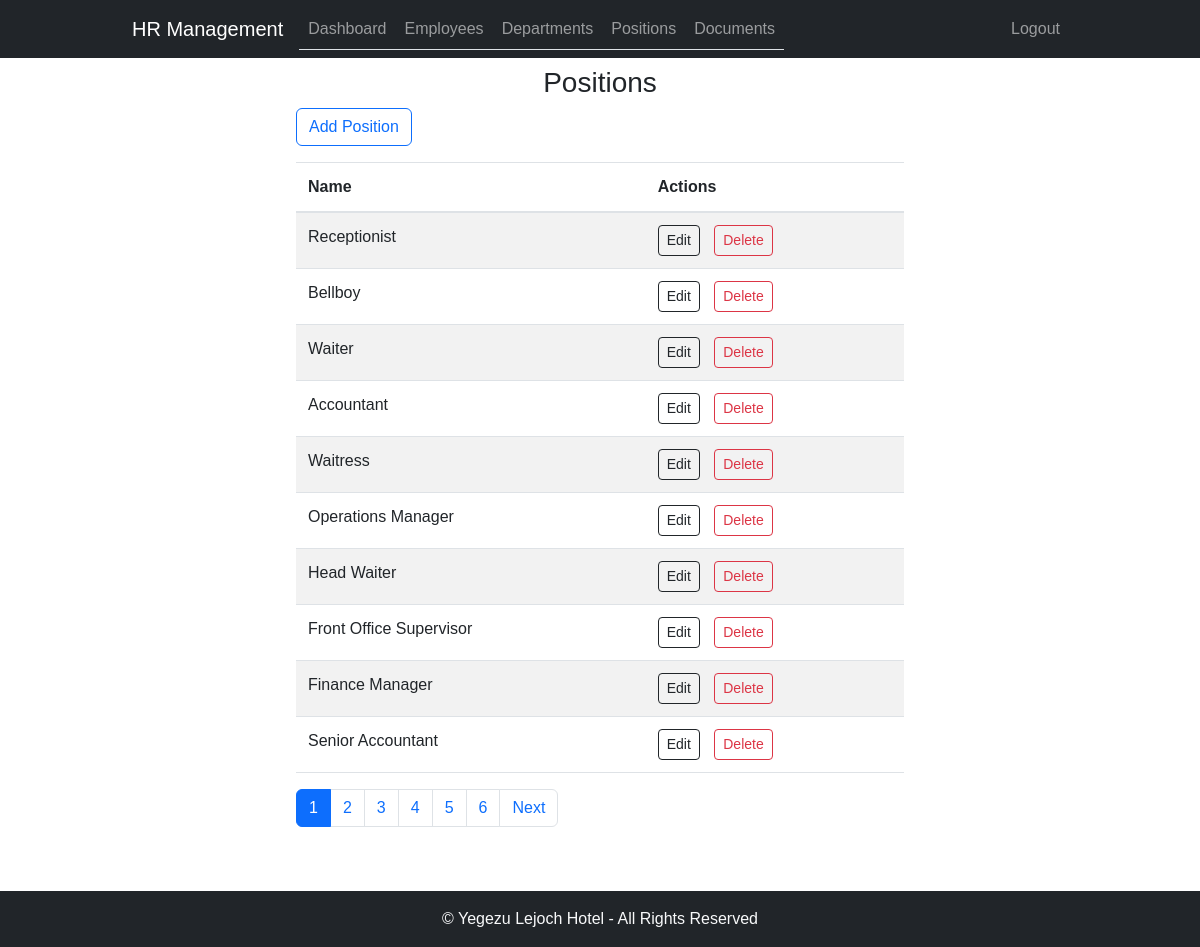
The app's page /positions/ (signed in) with its own data.
### employee_management/models.py (models this page shows, shortened)
class Position(models.Model):
    name = models.CharField(max_length=50, unique=True)

### employee_management/views.py (the view)
# urls.py: path('positions/', position_list, name='position_list'),
@login_required
def position_list(request):
    positions = Position.objects.all()
    paginator = Paginator(positions, 10)  # Show 10 positions per page
    page_number = request.GET.get('page')
    try:
        page_obj = paginator.get_page(page_number)
    except PageNotAnInteger:
        page_obj = paginator.get_page(1)
    except EmptyPage:
        page_obj = paginator.get_page(paginator.num_pages)
    return render(request, 'position_list.html', {'page_obj': page_obj})

### employee_management/templates/position_list.html (shortened to what this page needs)
{% extends 'base.html' %}
{% block content %}
<div class="container d-flex justify-content-center">
        <div class="col-8">
        <div class="text-center"><h3>Positions</h3></div>
        <a href="{% url 'hrms:position_create' %}" class="btn btn-outline-primary mb-3">Add Position</a>
        <table class="table table-striped">
            <thead>
                <tr>
                    <th>Name</th>
                    <th>Actions</th>
                </tr>
            </thead>
            <tbody>
                {% for position in page_obj %}
                <tr>
                    <td>{{ position.name }}</td>
                    <td>
                        <a href="{% url 'hrms:position_update' pk=position.pk %}" class="btn btn-outline-dark btn-sm" style="margin-right: 10px;">Edit</a>
                        <a href="{% url 'hrms:position_delete' pk=position.pk %}" class="btn btn-outline-danger btn-sm" onclick="return confirm('Are you sure you want to delete this position?')">Delete</a>
                    </td>
                </tr>
                {% endfor %}
            </tbody>
        </table>
        {% if page_obj.has_other_pages %}
                <ul class="pagination">
                    {% for num in page_obj.paginator.page_range %}
                        {% if page_obj.number == num %}
                            <li class="page-item active" aria-current="page">
                                <span class="page-link">{{ num }}</span>
                            </li>
                        {% else %}
                            <li class="page-item">
                                <a class="page-link" href="?page={{ num }}">{{ num }}</a>
                            </li>
                        {% endif %}
                    {% endfor %}
                    {% if page_obj.has_next %}
                        <li class="page-item">
                            <a class="page-link" href="?page={{ page_obj.next_page_number }}">Next</a>
                        </li>
                    {% endif %}
                </ul>
            {% endif %}
        </div>
</div>
{% endblock %}

### employee_management/static/css/style.css (style rules this page uses)
body { font-family: Arial, sans-serif; }
.container { max-width: 960px; }
.table-striped > tbody > tr:nth-of-type(odd) { background-color: #f9f9f9; }
.table > thead > tr > th, .table > tbody > tr > th, .table > tfoot > tr > th, .table > thead > tr > td, .table > tbody > tr > td, .table > tfoot > tr > td { border-top: 1px solid #dee2e6; padding: 0.75rem; vertical-align: top; border-bottom: 1px solid #dee2e6; }
.table > thead > tr > th { vertical-align: bottom; border-bottom: 2px solid #dee2e6; }

### records on screen
Position: name "Receptionist"
Position: name "Bellboy"
Position: name "Waiter"
Position: name "Accountant"
Position: name "Waitress"
Position: name "Operations Manager"
Position: name "Head Waiter"
Position: name "Front Office Supervisor"
Position: name "Finance Manager"
Position: name "Senior Accountant"

### other values on screen
{{ num }} "1"
{{ num }} "2" "3" "4" "5" "6"
